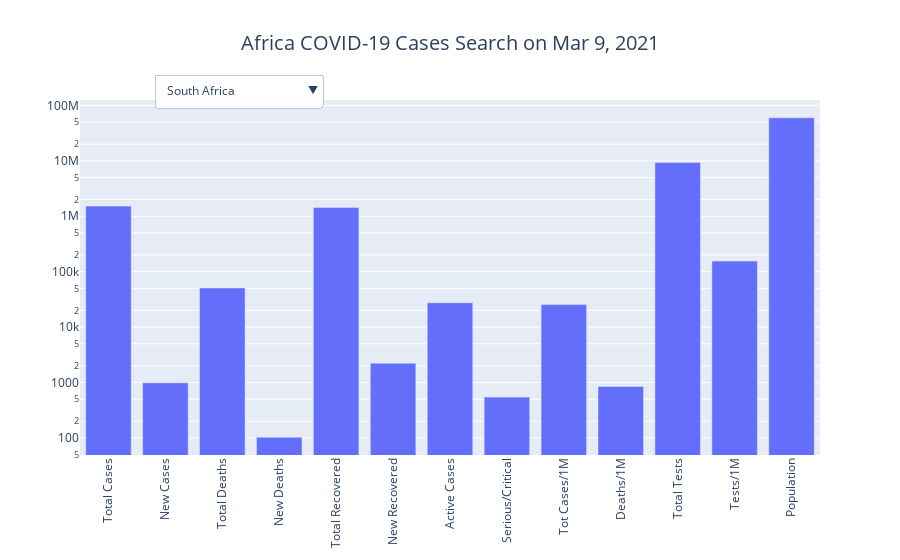

The notebook cell this image was saved under:
### Code cell
country_visualization('Africa')

### Figure 1 — Plotly figure (JSON) as saved in the notebook; plotly's stock layout.template omitted (floating-point values rounded to 4 significant figures; data arrays with more than 128 entries replaced by an {"elided": "..."} marker saying what was removed)
{"data": [{"name": "South Africa", "type": "bar", "visible": true, "x": ["Total Cases", "New Cases", "Total Deaths", "New Deaths", "Total Recovered", "New Recovered", "Active Cases", "Serious/Critical", "Tot Cases/1M", "Deaths/1M", "Total Tests", "Tests/1M", "Population"], "y": [1522697, 991, 50906, 103, 1444282, 2237, 27509, 546, 25454, 851, 9299884, 155462, 59820794]}, {"name": "Morocco", "type": "bar", "visible": false, "x": ["Total Cases", "New Cases", "Total Deaths", "New Deaths", "Total Recovered", "New Recovered", "Active Cases", "Serious/Critical", "Tot Cases/1M", "Deaths/1M", "Total Tests", "Tests/1M", "Population"], "y": [486833, 508, 8695, 12, 473208, 664, 4930, 272, 13083, 234, 5743512, 154353, 37210287]}, {"name": "Tunisia", "type": "bar", "visible": false, "x": ["Total Cases", "New Cases", "Total Deaths", "New Deaths", "Total Recovered", "New Recovered", "Active Cases", "Serious/Critical", "Tot Cases/1M", "Deaths/1M", "Total Tests", "Tests/1M", "Population"], "y": [238613, 596, 8268, 43, 205176, 2182, 25169, 273, 20046, 695, 1011915, 85011, 11903400]}, {"name": "Egypt", "type": "bar", "visible": false, "x": ["Total Cases", "New Cases", "Total Deaths", "New Deaths", "Total Recovered", "New Recovered", "Active Cases", "Serious/Critical", "Tot Cases/1M", "Deaths/1M", "Total Tests", "Tests/1M", "Population"], "y": [187716, 622, 11082, 44, 144917, 432, 31717, 90, 1811, 107, 1000000, 9648, 103652051]}, {"name": "Ethiopia", "type": "bar", "visible": false, "x": ["Total Cases", "New Cases", "Total Deaths", "New Deaths", "Total Recovered", "New Recovered", "Active Cases", "Serious/Critical", "Tot Cases/1M", "Deaths/1M", "Total Tests", "Tests/1M", "Population"], "y": [168335, 1202, 2451, 9, 139532, 893, 26352, 427, 1440, 21, 2192311, 18753, 116901593]}, {"name": "Nigeria", "type": "bar", "visible": false, "x": ["Total Cases", "New Cases", "Total Deaths", "New Deaths", "Total Recovered", "New Recovered", "Active Cases", "Serious/Critical", "Tot Cases/1M", "Deaths/1M", "Total Tests", "Tests/1M", "Population"], "y": [159252, 346, 1988, 6, 139056, 554, 18208, 10, 760, 9, 1601396, 7640, 209616674]}, {"name": "Libya", "type": "bar", "visible": false, "x": ["Total Cases", "New Cases", "Total Deaths", "New Deaths", "Total Recovered", "New Recovered", "Active Cases", "Serious/Critical", "Tot Cases/1M", "Deaths/1M", "Total Tests", "Tests/1M", "Population"], "y": [140688, 1030, 2297, 9, 128002, 1124, 10389, -1, 20286, 331, 762485, 109943, 6935250]}, {"name": "Algeria", "type": "bar", "visible": false, "x": ["Total Cases", "New Cases", "Total Deaths", "New Deaths", "Total Recovered", "New Recovered", "Active Cases", "Serious/Critical", "Tot Cases/1M", "Deaths/1M", "Total Tests", "Tests/1M", "Population"], "y": [114543, 161, 3022, 4, 79319, 132, 32202, 19, 2580, 68, -1, -1, 44391836]}, {"name": "Kenya", "type": "bar", "visible": false, "x": ["Total Cases", "New Cases", "Total Deaths", "New Deaths", "Total Recovered", "New Recovered", "Active Cases", "Serious/Critical", "Tot Cases/1M", "Deaths/1M", "Total Tests", "Tests/1M", "Population"], "y": [109643, 479, 1886, 7, 87736, 113, 20021, 86, 2009, 35, 1340657, 24564, 54578543]}, {"name": "Ghana", "type": "bar", "visible": false, "x": ["Total Cases", "New Cases", "Total Deaths", "New Deaths", "Total Recovered", "New Recovered", "Active Cases", "Serious/Critical", "Tot Cases/1M", "Deaths/1M", "Total Tests", "Tests/1M", "Population"], "y": [86737, 272, 656, 9, 81299, 347, 4782, 90, 2752, 21, 929189, 29484, 31515269]}, {"name": "Zambia", "type": "bar", "visible": false, "x": ["Total Cases", "New Cases", "Total Deaths", "New Deaths", "Total Recovered", "New Recovered", "Active Cases", "Serious/Critical", "Tot Cases/1M", "Deaths/1M", "Total Tests", "Tests/1M", "Population"], "y": [82897, 242, 1137, 5, 79162, 441, 2598, 181, 4425, 61, 1138369, 60766, 18733742]}, {"name": "Mozambique", "type": "bar", "visible": false, "x": ["Total Cases", "New Cases", "Total Deaths", "New Deaths", "Total Recovered", "New Recovered", "Active Cases", "Serious/Critical", "Tot Cases/1M", "Deaths/1M", "Total Tests", "Tests/1M", "Population"], "y": [62882, 179, 700, 2, 47729, 1135, 14453, -1, 1974, 22, 443786, 13933, 31850349]}, {"name": "Uganda", "type": "bar", "visible": false, "x": ["Total Cases", "New Cases", "Total Deaths", "New Deaths", "Total Recovered", "New Recovered", "Active Cases", "Serious/Critical", "Tot Cases/1M", "Deaths/1M", "Total Tests", "Tests/1M", "Population"], "y": [40490, 11, 334, -1, 15075, 10, 25081, -1, 867, 7, 894547, 19147, 46720520]}, {"name": "Namibia", "type": "bar", "visible": false, "x": ["Total Cases", "New Cases", "Total Deaths", "New Deaths", "Total Recovered", "New Recovered", "Active Cases", "Serious/Critical", "Tot Cases/1M", "Deaths/1M", "Total Tests", "Tests/1M", "Population"], "y": [40337, 150, 444, 5, 37893, 315, 2000, 28, 15681, 173, 314993, 122454, 2572331]}, {"name": "Cameroon", "type": "bar", "visible": false, "x": ["Total Cases", "New Cases", "Total Deaths", "New Deaths", "Total Recovered", "New Recovered", "Active Cases", "Serious/Critical", "Tot Cases/1M", "Deaths/1M", "Total Tests", "Tests/1M", "Population"], "y": [36794, -1, 566, -1, 32936, -1, 3292, 53, 1363, 21, 905000, 33524, 26995539]}, {"name": "Zimbabwe", "type": "bar", "visible": false, "x": ["Total Cases", "New Cases", "Total Deaths", "New Deaths", "Total Recovered", "New Recovered", "Active Cases", "Serious/Critical", "Tot Cases/1M", "Deaths/1M", "Total Tests", "Tests/1M", "Population"], "y": [36321, 32, 1489, 2, 33919, 47, 913, 25, 2420, 99, 353701, 23563, 15010955]}, {"name": "Senegal", "type": "bar", "visible": false, "x": ["Total Cases", "New Cases", "Total Deaths", "New Deaths", "Total Recovered", "New Recovered", "Active Cases", "Serious/Critical", "Tot Cases/1M", "Deaths/1M", "Total Tests", "Tests/1M", "Population"], "y": [36039, 80, 930, 5, 31184, 269, 3925, 38, 2114, 55, 404315, 23722, 17043964]}, {"name": "Ivory Coast", "type": "bar", "visible": false, "x": ["Total Cases", "New Cases", "Total Deaths", "New Deaths", "Total Recovered", "New Recovered", "Active Cases", "Serious/Critical", "Tot Cases/1M", "Deaths/1M", "Total Tests", "Tests/1M", "Population"], "y": [35477, 146, 206, 2, 32882, 82, 2389, -1, 1323, 8, 445505, 16609, 26822819]}, {"name": "Botswana", "type": "bar", "visible": false, "x": ["Total Cases", "New Cases", "Total Deaths", "New Deaths", "Total Recovered", "New Recovered", "Active Cases", "Serious/Critical", "Tot Cases/1M", "Deaths/1M", "Total Tests", "Tests/1M", "Population"], "y": [32912, -1, 413, -1, 27765, -1, 4734, 1, 13805, 173, 846715, 355163, 2384019]}, {"name": "Malawi", "type": "bar", "visible": false, "x": ["Total Cases", "New Cases", "Total Deaths", "New Deaths", "Total Recovered", "New Recovered", "Active Cases", "Serious/Critical", "Tot Cases/1M", "Deaths/1M", "Total Tests", "Tests/1M", "Population"], "y": [32528, 59, 1074, 4, 23691, 586, 7763, 69, 1671, 55, 204623, 10512, 19466178]}, {"name": "Sudan", "type": "bar", "visible": false, "x": ["Total Cases", "New Cases", "Total Deaths", "New Deaths", "Total Recovered", "New Recovered", "Active Cases", "Serious/Critical", "Tot Cases/1M", "Deaths/1M", "Total Tests", "Tests/1M", "Population"], "y": [28766, -1, 1915, -1, 23268, -1, 3583, -1, 646, 43, -1, -1, 44546549]}, {"name": "DRC", "type": "bar", "visible": false, "x": ["Total Cases", "New Cases", "Total Deaths", "New Deaths", "Total Recovered", "New Recovered", "Active Cases", "Serious/Critical", "Tot Cases/1M", "Deaths/1M", "Total Tests", "Tests/1M", "Population"], "y": [26684, 57, 712, -1, 22432, -1, 3540, -1, 292, 8, -1, -1, 91408877]}, {"name": "Angola", "type": "bar", "visible": false, "x": ["Total Cases", "New Cases", "Total Deaths", "New Deaths", "Total Recovered", "New Recovered", "Active Cases", "Serious/Critical", "Tot Cases/1M", "Deaths/1M", "Total Tests", "Tests/1M", "Population"], "y": [21114, 6, 516, 1, 19677, 20, 921, 10, 629, 15, 402283, 11987, 33559691]}, {"name": "Madagascar", "type": "bar", "visible": false, "x": ["Total Cases", "New Cases", "Total Deaths", "New Deaths", "Total Recovered", "New Recovered", "Active Cases", "Serious/Critical", "Tot Cases/1M", "Deaths/1M", "Total Tests", "Tests/1M", "Population"], "y": [20155, -1, 300, -1, 19543, -1, 312, 23, 715, 11, 122057, 4332, 28175252]}, {"name": "Rwanda", "type": "bar", "visible": false, "x": ["Total Cases", "New Cases", "Total Deaths", "New Deaths", "Total Recovered", "New Recovered", "Active Cases", "Serious/Critical", "Tot Cases/1M", "Deaths/1M", "Total Tests", "Tests/1M", "Population"], "y": [19779, 120, 270, 2, 18033, 122, 1476, 20, 1502, 21, 1043645, 79240, 13170723]}, {"name": "Mayotte", "type": "bar", "visible": false, "x": ["Total Cases", "New Cases", "Total Deaths", "New Deaths", "Total Recovered", "New Recovered", "Active Cases", "Serious/Critical", "Tot Cases/1M", "Deaths/1M", "Total Tests", "Tests/1M", "Population"], "y": [18413, 98, 129, 1, 2964, -1, 15320, 24, 66402, 465, 143569, 517746, 277296]}, {"name": "Mauritania", "type": "bar", "visible": false, "x": ["Total Cases", "New Cases", "Total Deaths", "New Deaths", "Total Recovered", "New Recovered", "Active Cases", "Serious/Critical", "Tot Cases/1M", "Deaths/1M", "Total Tests", "Tests/1M", "Population"], "y": [17365, 25, 442, -1, 16715, 27, 208, 14, 3669, 93, 181628, 38377, 4732767]}, {"name": "Eswatini", "type": "bar", "visible": false, "x": ["Total Cases", "New Cases", "Total Deaths", "New Deaths", "Total Recovered", "New Recovered", "Active Cases", "Serious/Critical", "Tot Cases/1M", "Deaths/1M", "Total Tests", "Tests/1M", "Population"], "y": [17191, 3, 658, -1, 15448, 105, 1085, 36, 14713, 563, 154809, 132497, 1168400]}, {"name": "Guinea", "type": "bar", "visible": false, "x": ["Total Cases", "New Cases", "Total Deaths", "New Deaths", "Total Recovered", "New Recovered", "Active Cases", "Serious/Critical", "Tot Cases/1M", "Deaths/1M", "Total Tests", "Tests/1M", "Population"], "y": [16912, -1, 97, -1, 15236, -1, 1579, 24, 1264, 7, 147603, 11036, 13374921]}, {"name": "Gabon", "type": "bar", "visible": false, "x": ["Total Cases", "New Cases", "Total Deaths", "New Deaths", "Total Recovered", "New Recovered", "Active Cases", "Serious/Critical", "Tot Cases/1M", "Deaths/1M", "Total Tests", "Tests/1M", "Population"], "y": [16015, -1, 91, -1, 14047, -1, 1877, 23, 7082, 40, 556935, 246268, 2261498]}, {"name": "Cabo Verde", "type": "bar", "visible": false, "x": ["Total Cases", "New Cases", "Total Deaths", "New Deaths", "Total Recovered", "New Recovered", "Active Cases", "Serious/Critical", "Tot Cases/1M", "Deaths/1M", "Total Tests", "Tests/1M", "Population"], "y": [15826, 20, 154, -1, 15159, 26, 513, 23, 28254, 275, 125300, 223700, 560126]}, {"name": "Réunion", "type": "bar", "visible": false, "x": ["Total Cases", "New Cases", "Total Deaths", "New Deaths", "Total Recovered", "New Recovered", "Active Cases", "Serious/Critical", "Tot Cases/1M", "Deaths/1M", "Total Tests", "Tests/1M", "Population"], "y": [13801, 676, 71, 12, 12389, 433, 1341, 58, 15340, 79, 98785, 109798, 899699]}, {"name": "Burkina Faso", "type": "bar", "visible": false, "x": ["Total Cases", "New Cases", "Total Deaths", "New Deaths", "Total Recovered", "New Recovered", "Active Cases", "Serious/Critical", "Tot Cases/1M", "Deaths/1M", "Total Tests", "Tests/1M", "Population"], "y": [12187, 6, 143, -1, 11860, 44, 184, -1, 572, 7, -1, -1, 21292809]}, {"name": "Lesotho", "type": "bar", "visible": false, "x": ["Total Cases", "New Cases", "Total Deaths", "New Deaths", "Total Recovered", "New Recovered", "Active Cases", "Serious/Critical", "Tot Cases/1M", "Deaths/1M", "Total Tests", "Tests/1M", "Population"], "y": [10525, 2, 309, 1, 3922, -1, 6294, -1, 4886, 143, 62593, 29060, 2153905]}, {"name": "Congo", "type": "bar", "visible": false, "x": ["Total Cases", "New Cases", "Total Deaths", "New Deaths", "Total Recovered", "New Recovered", "Active Cases", "Serious/Critical", "Tot Cases/1M", "Deaths/1M", "Total Tests", "Tests/1M", "Population"], "y": [9179, -1, 131, -1, 7514, -1, 1534, -1, 1636, 23, 92500, 16487, 5610530]}, {"name": "South Sudan", "type": "bar", "visible": false, "x": ["Total Cases", "New Cases", "Total Deaths", "New Deaths", "Total Recovered", "New Recovered", "Active Cases", "Serious/Critical", "Tot Cases/1M", "Deaths/1M", "Total Tests", "Tests/1M", "Population"], "y": [8870, -1, 102, -1, 4914, -1, 3854, 8, 786, 9, 116018, 10282, 11283640]}, {"name": "Mali", "type": "bar", "visible": false, "x": ["Total Cases", "New Cases", "Total Deaths", "New Deaths", "Total Recovered", "New Recovered", "Active Cases", "Serious/Critical", "Tot Cases/1M", "Deaths/1M", "Total Tests", "Tests/1M", "Population"], "y": [8613, -1, 358, -1, 6450, -1, 1805, -1, 417, 17, 157586, 7632, 20646938]}, {"name": "Somalia", "type": "bar", "visible": false, "x": ["Total Cases", "New Cases", "Total Deaths", "New Deaths", "Total Recovered", "New Recovered", "Active Cases", "Serious/Critical", "Tot Cases/1M", "Deaths/1M", "Total Tests", "Tests/1M", "Population"], "y": [8577, 139, 319, 12, 4031, 99, 4227, -1, 530, 20, -1, -1, 16194484]}, {"name": "Togo", "type": "bar", "visible": false, "x": ["Total Cases", "New Cases", "Total Deaths", "New Deaths", "Total Recovered", "New Recovered", "Active Cases", "Serious/Critical", "Tot Cases/1M", "Deaths/1M", "Total Tests", "Tests/1M", "Population"], "y": [7680, 82, 92, -1, 6460, 120, 1128, -1, 913, 11, 247179, 29388, 8410866]}, {"name": "Equatorial Guinea", "type": "bar", "visible": false, "x": ["Total Cases", "New Cases", "Total Deaths", "New Deaths", "Total Recovered", "New Recovered", "Active Cases", "Serious/Critical", "Tot Cases/1M", "Deaths/1M", "Total Tests", "Tests/1M", "Population"], "y": [6371, -1, 96, -1, 5739, -1, 536, 24, 4442, 67, 101517, 70782, 1434218]}, {"name": "Benin", "type": "bar", "visible": false, "x": ["Total Cases", "New Cases", "Total Deaths", "New Deaths", "Total Recovered", "New Recovered", "Active Cases", "Serious/Critical", "Tot Cases/1M", "Deaths/1M", "Total Tests", "Tests/1M", "Population"], "y": [6338, -1, 81, -1, 5383, -1, 874, 35, 514, 7, 514906, 41729, 12339141]}, {"name": "Djibouti", "type": "bar", "visible": false, "x": ["Total Cases", "New Cases", "Total Deaths", "New Deaths", "Total Recovered", "New Recovered", "Active Cases", "Serious/Critical", "Tot Cases/1M", "Deaths/1M", "Total Tests", "Tests/1M", "Population"], "y": [6181, 24, 63, -1, 5940, 5, 178, -1, 6194, 63, 118477, 118735, 997830]}, {"name": "CAR", "type": "bar", "visible": false, "x": ["Total Cases", "New Cases", "Total Deaths", "New Deaths", "Total Recovered", "New Recovered", "Active Cases", "Serious/Critical", "Tot Cases/1M", "Deaths/1M", "Total Tests", "Tests/1M", "Population"], "y": [5023, 2, 63, -1, 4920, -1, 40, 2, 1028, 13, 37104, 7592, 4887137]}, {"name": "Niger", "type": "bar", "visible": false, "x": ["Total Cases", "New Cases", "Total Deaths", "New Deaths", "Total Recovered", "New Recovered", "Active Cases", "Serious/Critical", "Tot Cases/1M", "Deaths/1M", "Total Tests", "Tests/1M", "Population"], "y": [4835, 7, 177, -1, 4415, 8, 243, 23, 195, 7, 82995, 3347, 24799309]}, {"name": "Gambia", "type": "bar", "visible": false, "x": ["Total Cases", "New Cases", "Total Deaths", "New Deaths", "Total Recovered", "New Recovered", "Active Cases", "Serious/Critical", "Tot Cases/1M", "Deaths/1M", "Total Tests", "Tests/1M", "Population"], "y": [4792, -1, 153, -1, 4203, -1, 436, 8, 1946, 62, 45147, 18332, 2462792]}, {"name": "Chad", "type": "bar", "visible": false, "x": ["Total Cases", "New Cases", "Total Deaths", "New Deaths", "Total Recovered", "New Recovered", "Active Cases", "Serious/Critical", "Tot Cases/1M", "Deaths/1M", "Total Tests", "Tests/1M", "Population"], "y": [4214, 21, 148, 2, 3724, 34, 342, -1, 252, 9, -1, -1, 16745966]}, {"name": "Sierra Leone", "type": "bar", "visible": false, "x": ["Total Cases", "New Cases", "Total Deaths", "New Deaths", "Total Recovered", "New Recovered", "Active Cases", "Serious/Critical", "Tot Cases/1M", "Deaths/1M", "Total Tests", "Tests/1M", "Population"], "y": [3922, 1, 79, -1, 2741, 20, 1102, -1, 485, 10, 116448, 14398, 8087641]}, {"name": "Comoros", "type": "bar", "visible": false, "x": ["Total Cases", "New Cases", "Total Deaths", "New Deaths", "Total Recovered", "New Recovered", "Active Cases", "Serious/Critical", "Tot Cases/1M", "Deaths/1M", "Total Tests", "Tests/1M", "Population"], "y": [3606, -1, 146, -1, 3427, -1, 33, -1, 4087, 165, -1, -1, 882231]}, {"name": "Guinea-Bissau", "type": "bar", "visible": false, "x": ["Total Cases", "New Cases", "Total Deaths", "New Deaths", "Total Recovered", "New Recovered", "Active Cases", "Serious/Critical", "Tot Cases/1M", "Deaths/1M", "Total Tests", "Tests/1M", "Population"], "y": [3319, 7, 49, -1, 2686, 15, 584, 7, 1660, 25, 54011, 27010, 1999675]}, {"name": "Seychelles", "type": "bar", "visible": false, "x": ["Total Cases", "New Cases", "Total Deaths", "New Deaths", "Total Recovered", "New Recovered", "Active Cases", "Serious/Critical", "Tot Cases/1M", "Deaths/1M", "Total Tests", "Tests/1M", "Population"], "y": [3032, 32, 15, -1, 2809, 66, 208, -1, 30699, 152, 5200, 52650, 98765]}, {"name": "Eritrea", "type": "bar", "visible": false, "x": ["Total Cases", "New Cases", "Total Deaths", "New Deaths", "Total Recovered", "New Recovered", "Active Cases", "Serious/Critical", "Tot Cases/1M", "Deaths/1M", "Total Tests", "Tests/1M", "Population"], "y": [2944, -1, 7, -1, 2436, -1, 501, -1, 822, 2, 23693, 6618, 3580015]}, {"name": "Burundi", "type": "bar", "visible": false, "x": ["Total Cases", "New Cases", "Total Deaths", "New Deaths", "Total Recovered", "New Recovered", "Active Cases", "Serious/Critical", "Tot Cases/1M", "Deaths/1M", "Total Tests", "Tests/1M", "Population"], "y": [2339, 5, 3, -1, 773, -1, 1563, -1, 193, 0.2, 90019, 7420, 12131153]}, {"name": "Liberia", "type": "bar", "visible": false, "x": ["Total Cases", "New Cases", "Total Deaths", "New Deaths", "Total Recovered", "New Recovered", "Active Cases", "Serious/Critical", "Tot Cases/1M", "Deaths/1M", "Total Tests", "Tests/1M", "Population"], "y": [2026, 2, 85, -1, 1898, 6, 43, 2, 394, 17, 76815, 14949, 5138636]}, {"name": "Sao Tome and Principe", "type": "bar", "visible": false, "x": ["Total Cases", "New Cases", "Total Deaths", "New Deaths", "Total Recovered", "New Recovered", "Active Cases", "Serious/Critical", "Tot Cases/1M", "Deaths/1M", "Total Tests", "Tests/1M", "Population"], "y": [1977, 16, 32, -1, 1649, 65, 296, -1, 8908, 144, 11592, 52231, 221938]}, {"name": "Mauritius", "type": "bar", "visible": false, "x": ["Total Cases", "New Cases", "Total Deaths", "New Deaths", "Total Recovered", "New Recovered", "Active Cases", "Serious/Critical", "Tot Cases/1M", "Deaths/1M", "Total Tests", "Tests/1M", "Population"], "y": [641, -1, 10, -1, 588, -1, 43, -1, 503, 8, 289552, 227417, 1273221]}, {"name": "Tanzania", "type": "bar", "visible": false, "x": ["Total Cases", "New Cases", "Total Deaths", "New Deaths", "Total Recovered", "New Recovered", "Active Cases", "Serious/Critical", "Tot Cases/1M", "Deaths/1M", "Total Tests", "Tests/1M", "Population"], "y": [509, -1, 21, -1, 183, -1, 305, 7, 8, 0.3, -1, -1, 60889852]}, {"name": "Western Sahara", "type": "bar", "visible": false, "x": ["Total Cases", "New Cases", "Total Deaths", "New Deaths", "Total Recovered", "New Recovered", "Active Cases", "Serious/Critical", "Tot Cases/1M", "Deaths/1M", "Total Tests", "Tests/1M", "Population"], "y": [10, -1, 1, -1, 8, -1, 1, -1, 16, 2, -1, -1, 607335]}], "layout": {"title": {"font": {"size": 20}, "text": "Africa COVID-19 Cases Search on Mar 9, 2021", "x": 0.5, "xanchor": "center"}, "updatemenus": [{"buttons": [{"args": [{"visible": {"elided": "210 bool values"}}], "label": "South Africa", "method": "update"}, {"args": [{"visible": {"elided": "210 bool values"}}], "label": "Morocco", "method": "update"}, {"args": [{"visible": {"elided": "210 bool values"}}], "label": "Tunisia", "method": "update"}, {"args": [{"visible": {"elided": "210 bool values"}}], "label": "Egypt", "method": "update"}, {"args": [{"visible": {"elided": "210 bool values"}}], "label": "Ethiopia", "method": "update"}, {"args": [{"visible": {"elided": "210 bool values"}}], "label": "Nigeria", "method": "update"}, {"args": [{"visible": {"elided": "210 bool values"}}], "label": "Libya", "method": "update"}, {"args": [{"visible": {"elided": "210 bool values"}}], "label": "Algeria", "method": "update"}, {"args": [{"visible": {"elided": "210 bool values"}}], "label": "Kenya", "method": "update"}, {"args": [{"visible": {"elided": "210 bool values"}}], "label": "Ghana", "method": "update"}, {"args": [{"visible": {"elided": "210 bool values"}}], "label": "Zambia", "method": "update"}, {"args": [{"visible": {"elided": "210 bool values"}}], "label": "Mozambique", "method": "update"}, {"args": [{"visible": {"elided": "210 bool values"}}], "label": "Uganda", "method": "update"}, {"args": [{"visible": {"elided": "210 bool values"}}], "label": "Namibia", "method": "update"}, {"args": [{"visible": {"elided": "210 bool values"}}], "label": "Cameroon", "method": "update"}, {"args": [{"visible": {"elided": "210 bool values"}}], "label": "Zimbabwe", "method": "update"}, {"args": [{"visible": {"elided": "210 bool values"}}], "label": "Senegal", "method": "update"}, {"args": [{"visible": {"elided": "210 bool values"}}], "label": "Ivory Coast", "method": "update"}, {"args": [{"visible": {"elided": "210 bool values"}}], "label": "Botswana", "method": "update"}, {"args": [{"visible": {"elided": "210 bool values"}}], "label": "Malawi", "method": "update"}, {"args": [{"visible": {"elided": "210 bool values"}}], "label": "Sudan", "method": "update"}, {"args": [{"visible": {"elided": "210 bool values"}}], "label": "DRC", "method": "update"}, {"args": [{"visible": {"elided": "210 bool values"}}], "label": "Angola", "method": "update"}, {"args": [{"visible": {"elided": "210 bool values"}}], "label": "Madagascar", "method": "update"}, {"args": [{"visible": {"elided": "210 bool values"}}], "label": "Rwanda", "method": "update"}, {"args": [{"visible": {"elided": "210 bool values"}}], "label": "Mayotte", "method": "update"}, {"args": [{"visible": {"elided": "210 bool values"}}], "label": "Mauritania", "method": "update"}, {"args": [{"visible": {"elided": "210 bool values"}}], "label": "Eswatini", "method": "update"}, {"args": [{"visible": {"elided": "210 bool values"}}], "label": "Guinea", "method": "update"}, {"args": [{"visible": {"elided": "210 bool values"}}], "label": "Gabon", "method": "update"}, {"args": [{"visible": {"elided": "210 bool values"}}], "label": "Cabo Verde", "method": "update"}, {"args": [{"visible": {"elided": "210 bool values"}}], "label": "Réunion", "method": "update"}, {"args": [{"visible": {"elided": "210 bool values"}}], "label": "Burkina Faso", "method": "update"}, {"args": [{"visible": {"elided": "210 bool values"}}], "label": "Lesotho", "method": "update"}, {"args": [{"visible": {"elided": "210 bool values"}}], "label": "Congo", "method": "update"}, {"args": [{"visible": {"elided": "210 bool values"}}], "label": "South Sudan", "method": "update"}, {"args": [{"visible": {"elided": "210 bool values"}}], "label": "Mali", "method": "update"}, {"args": [{"visible": {"elided": "210 bool values"}}], "label": "Somalia", "method": "update"}, {"args": [{"visible": {"elided": "210 bool values"}}], "label": "Togo", "method": "update"}, {"args": [{"visible": {"elided": "210 bool values"}}], "label": "Equatorial Guinea", "method": "update"}, {"args": [{"visible": {"elided": "210 bool values"}}], "label": "Benin", "method": "update"}, {"args": [{"visible": {"elided": "210 bool values"}}], "label": "Djibouti", "method": "update"}, {"args": [{"visible": {"elided": "210 bool values"}}], "label": "CAR", "method": "update"}, {"args": [{"visible": {"elided": "210 bool values"}}], "label": "Niger", "method": "update"}, {"args": [{"visible": {"elided": "210 bool values"}}], "label": "Gambia", "method": "update"}, {"args": [{"visible": {"elided": "210 bool values"}}], "label": "Chad", "method": "update"}, {"args": [{"visible": {"elided": "210 bool values"}}], "label": "Sierra Leone", "method": "update"}, {"args": [{"visible": {"elided": "210 bool values"}}], "label": "Comoros", "method": "update"}, {"args": [{"visible": {"elided": "210 bool values"}}], "label": "Guinea-Bissau", "method": "update"}, {"args": [{"visible": {"elided": "210 bool values"}}], "label": "Seychelles", "method": "update"}, {"args": [{"visible": {"elided": "210 bool values"}}], "label": "Eritrea", "method": "update"}, {"args": [{"visible": {"elided": "210 bool values"}}], "label": "Burundi", "method": "update"}, {"args": [{"visible": {"elided": "210 bool values"}}], "label": "Liberia", "method": "update"}, {"args": [{"visible": {"elided": "210 bool values"}}], "label": "Sao Tome and Principe", "method": "update"}, {"args": [{"visible": {"elided": "210 bool values"}}], "label": "Mauritius", "method": "update"}, {"args": [{"visible": {"elided": "210 bool values"}}], "label": "Tanzania", "method": "update"}, {"args": [{"visible": {"elided": "210 bool values"}}], "label": "Western Sahara", "method": "update"}], "direction": "down", "pad": {"r": 10, "t": 10}, "showactive": true, "x": 0.1, "xanchor": "left", "y": 1.1, "yanchor": "top"}], "xaxis": {"tickangle": -90}, "yaxis": {"type": "log"}}}
